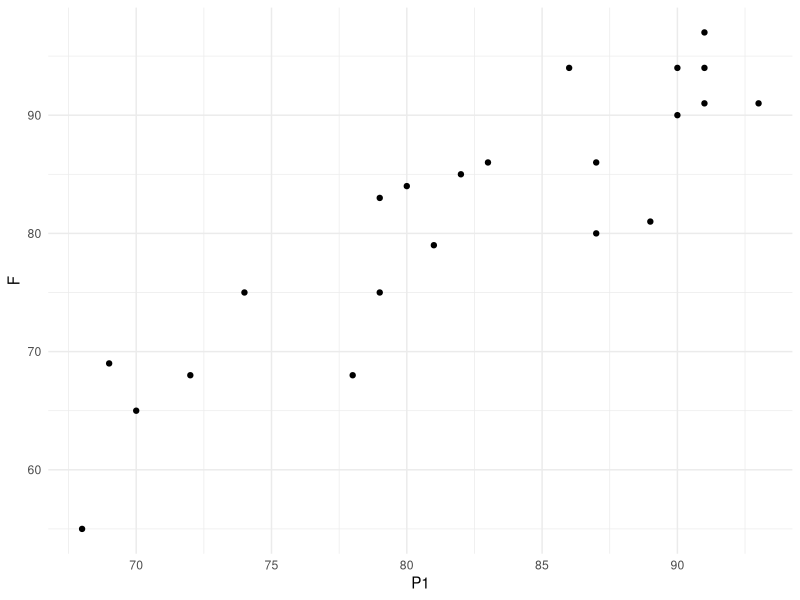
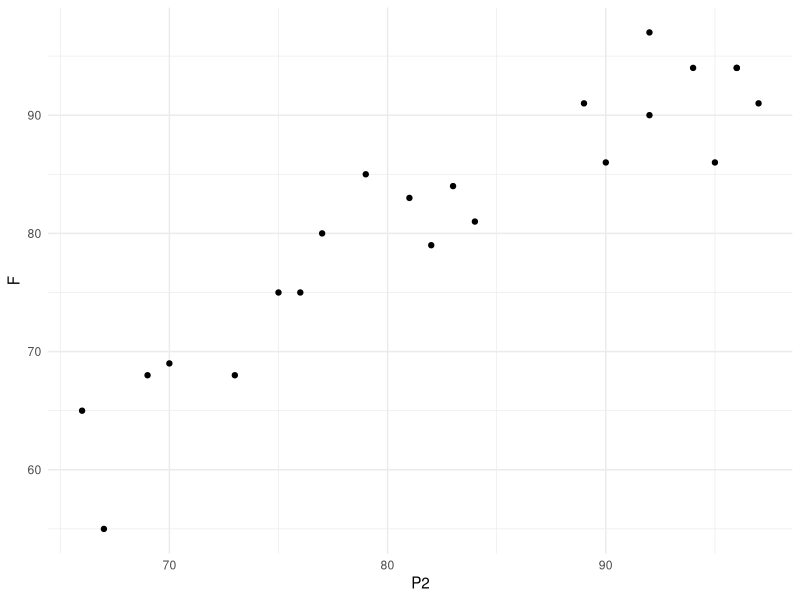

R code for these plots, in order:
## ---- chunk 1
library(tidyverse)
theme_set(theme_minimal())
## ---- chunk 2
# Supervisor data set

df <- read_delim("data/P060.txt", "\t", 
                 escape_double = FALSE, trim_ws = TRUE)

df
## ---- chunk 3
mod0 <- lm(Y ~ X1 + X2, df)

summary(mod0)
## ---- chunk 4
mod1 <- lm(Y ~ X2, data = df)

summary(mod1)
## ---- chunk 5
df$eY_X2 <- mod1$residuals

df[c("Y", "X2", "eY_X2")]
## ---- chunk 6
mod2 <- lm(X1 ~ X2, df)

summary(mod2)
## ---- chunk 7
df$eX1_X2 <- mod2$residuals

df[c("Y", "X2", "eY_X2", "eX1_X2")]
## ---- chunk 8
mod3 <- lm(eY_X2 ~ 0 + eX1_X2, df)

summary(mod3)
## ---- chunk 9
df_exam <- read_delim("data/P083.txt", "\t", 
                      escape_double = FALSE, trim_ws = TRUE)

df_exam
## ---- chunk 10
mod_exam1 <- lm(F ~ P1, df_exam)
summary(mod_exam1)
## ---- chunk 11
mod_exam2 <- lm(F ~ P2, df_exam)
summary(mod_exam2)
## ---- chunk 12
mod_exam3 <- lm(F ~ P1 + P2, df_exam)
summary(mod_exam3)
## ---- chunk 13
new_exam_dat = data.frame(P1 = 78, P2 = 85)
predict(mod_exam3, new_exam_dat, interval = "prediction")
## ---- chunk 14
df_exam %>% 
  ggplot(aes(P1, F)) + 
  geom_point()
## ---- chunk 15
df_exam %>% 
  ggplot(aes(P2, F)) + 
  geom_point()
## ---- chunk 16
df_cig <- read_delim("data/P088.txt", "\t", 
                     escape_double = FALSE, trim_ws = TRUE)

df_cig
## ---- chunk 17
mod_cig1 <- lm(Sales ~ Age + HS + Income + Black + Female + Price, df_cig)
summary(mod_cig1)
## ---- chunk 18
mod_cig2 <- lm(Sales ~ Age + HS + Income + Black + Price, df_cig)
summary(mod_cig2)
## ---- chunk 19
mod_cig3 <- lm(Sales ~ Age + Income + Black + Price, df_cig)
summary(mod_cig3)
## ---- chunk 20
confint(mod_cig3)
## ---- chunk 21
mod_cig4 <- lm(Sales ~ Age + Black + Price, df_cig)
summary(mod_cig4)
## ---- chunk 22
mod_cig5 <- lm(Sales ~ Age + Income + Price, df_cig) 
summary(mod_cig5)
## ---- chunk 23
mod_cig6 <- lm(Sales ~ Income, df_cig)
summary(mod_cig6)
## ---- chunk 24
mod_cig7 <- lm(Sales ~ Price, df_cig)
summary(mod_cig7)
